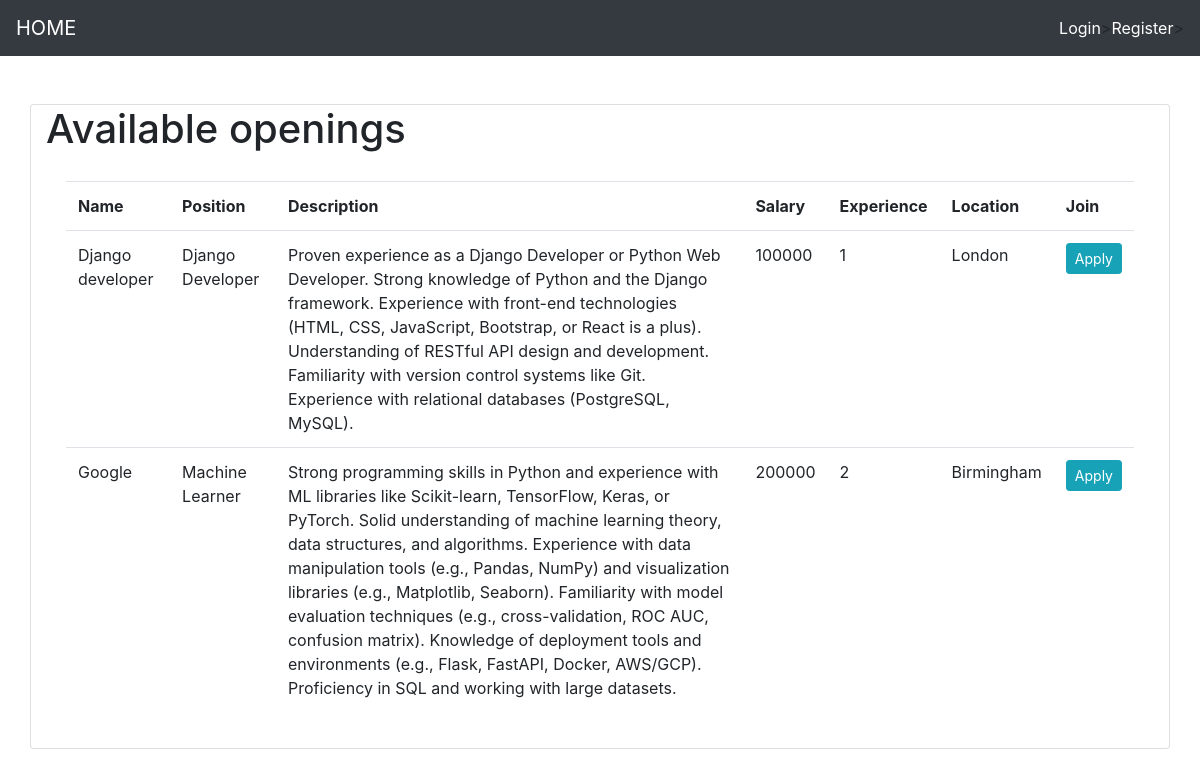
The page / on the database its author committed.
### online_job_app/models.py (models this page shows, shortened)
class Company(models.Model):
    user=models.OneToOneField(User,null=True,on_delete=models.CASCADE)
    name=models.CharField(max_length=200,null=True)
    position=models.CharField(max_length=200,null=True)
    description=models.CharField(max_length=2000,null=True)
    salary=models.IntegerField(null=True)
    experience=models.IntegerField(null=True)
    Location=models.CharField(max_length=2000,null=True)

### online_job_app/views.py (the view)
# urls.py: path('',home,name='home'),
def home(request):
    if request.user.is_authenticated:
        candidates=Candidates.objects.filter(company__name=request.user.username)
        context={
            'candidates':candidates,
        }
        return render(request,'online_job_app/hr.html',context)
    else:
        companies=Company.objects.all()
        context={
            'companies':companies,
        }
        return render(request,'online_job_app/jobseeker.html',context)

### online_job_app/templates/online_job_app/jobseeker.html
{% extends 'online_job_app/main.html' %}
{% load static%}
{% block content %}
<div class="container card">
    <h1>Available openings</h1>
    <div class="card-body">
        <table class="table table-hover">
            <tr>
                <th>Name</th>
                <th>Position</th>
                <th>Description</th>
                <th>Salary</th>
                <th>Experience</th>
                <th>Location</th>
                <th>Join</th>
            </tr>
            {% for c in companies %}
                <tr>
                    <td>{{c.name}}</td>
                    <td>{{c.position}}</td>
                    <td>{{c.description}}</td>
                    <td>{{c.salary}}</td>
                    <td>{{c.experience}}</td>
                    <td>{{c.Location}}</td>
                    <td><a href="{% url 'apply' %}" class="btn btn-info btn-sm" type="submit">Apply</a></td>
                </tr>
            {% endfor %}
        </table>
    </div>
</div>
{% endblock %}

### online_job_app/templates/online_job_app/main.html (shortened to what this page needs)
<!DOCTYPE html>
<html lang="en">
<head>
    <link rel="stylesheet" href="https://stackpath.bootstrapcdn.com/bootstrap/4.5.0/css/bootstrap.min.css"0>
</head>
<body>
    {% include 'online_job_app/navbar.html' %}
    <br>
    <br>
    {%block content%}
    {% endblock %}
</body>
</html>

### online_job_app/templates/online_job_app/navbar.html (shortened to what this page needs)
<head>
  </head>
  <nav class="navbar navbar-expand-lg navbar-dark bg-dark">
      <a class="navbar-brand" href="{% url 'home' %}">HOME</a>
      {% if request.user.is_authenticated %}
      <span class="user">Hello, {{request.user}}  &nbsp;</span>
      <span ><a  class="user btn btn-info" href ="{% url 'logout' %}"> Logout</a></span>
      {% else %}
          <span ><a class="user" href="{% url 'login' %}">Login</a></span>>
          <span ><a class="user" href="{% url 'register' %}">Register</a></span>>
      {% endif  %}
    </nav>

### online_job_app/templates/online_job_app/navbar.html (style rules this page uses)
.user { color:white; text-decoration: none; }

### rows shown on the page
Company: name "Django developer", position "Django Developer", description "Proven experience as a Django Developer or Python Web Developer. Strong knowledge of Python and the Django framework. Experience with front-end technologies (HTML, CSS, JavaScript, Bootstrap, or React is a plus). Understanding of RESTful API design and development. Familiarity with version control systems like Git. Experience with relational databases (PostgreSQL, MySQL).", salary "100000", experience "1", Location "London"
Company: name "Google", position "Machine Learner", description "Strong programming skills in Python and experience with ML libraries like Scikit-learn, TensorFlow, Keras, or PyTorch. Solid understanding of machine learning theory, data structures, and algorithms. Experience with data manipulation tools (e.g., Pandas, NumPy) and visualization libraries (e.g., Matplotlib, Seaborn). Familiarity with model evaluation techniques (e.g., cross-validation, ROC AUC, confusion matrix). Knowledge of deployment tools and environments (e.g., Flask, FastAPI, Docker, AWS/GCP). Proficiency in SQL and working with large datasets.", salary "200000", experience "2", Location "Birmingham"
